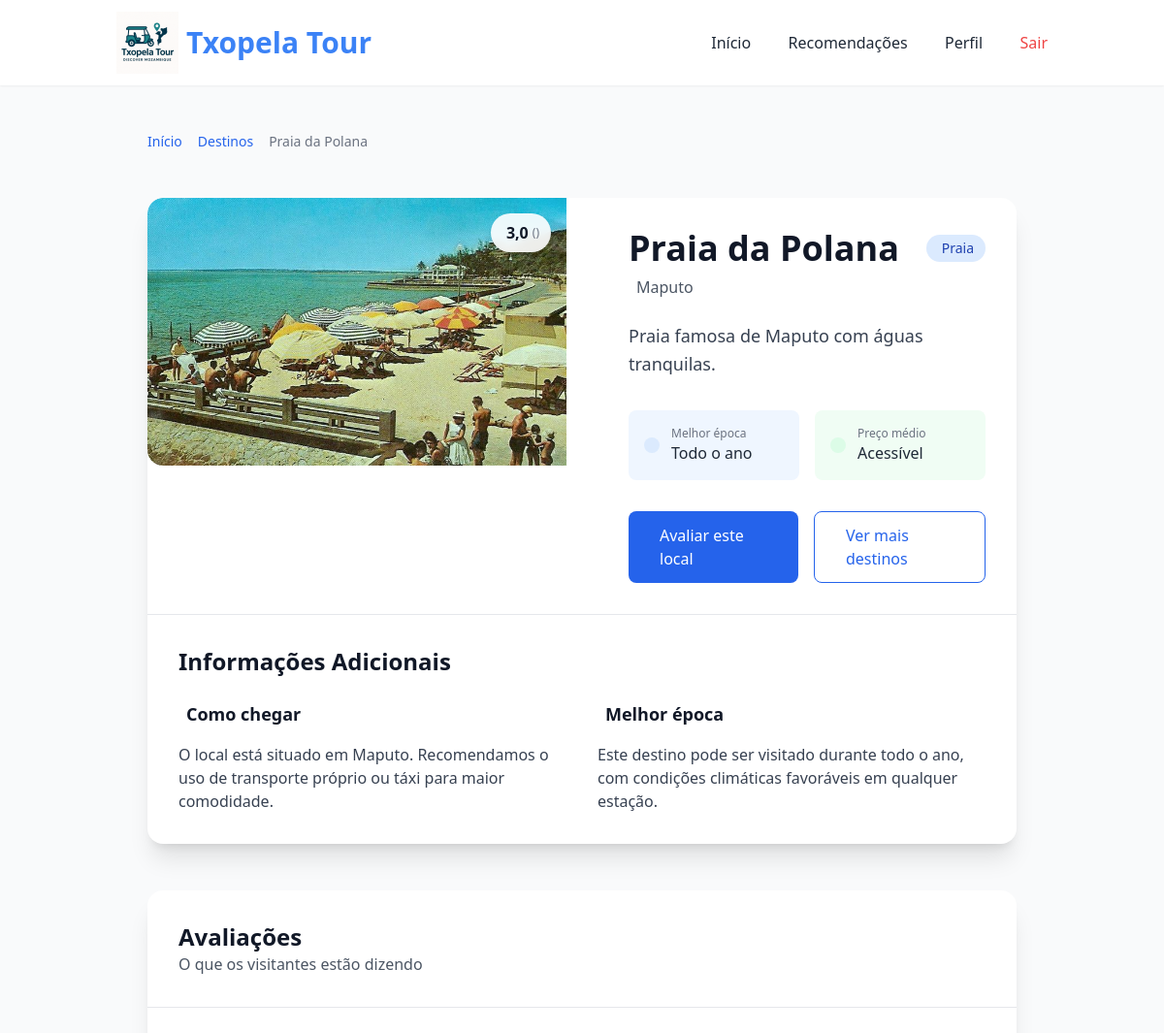
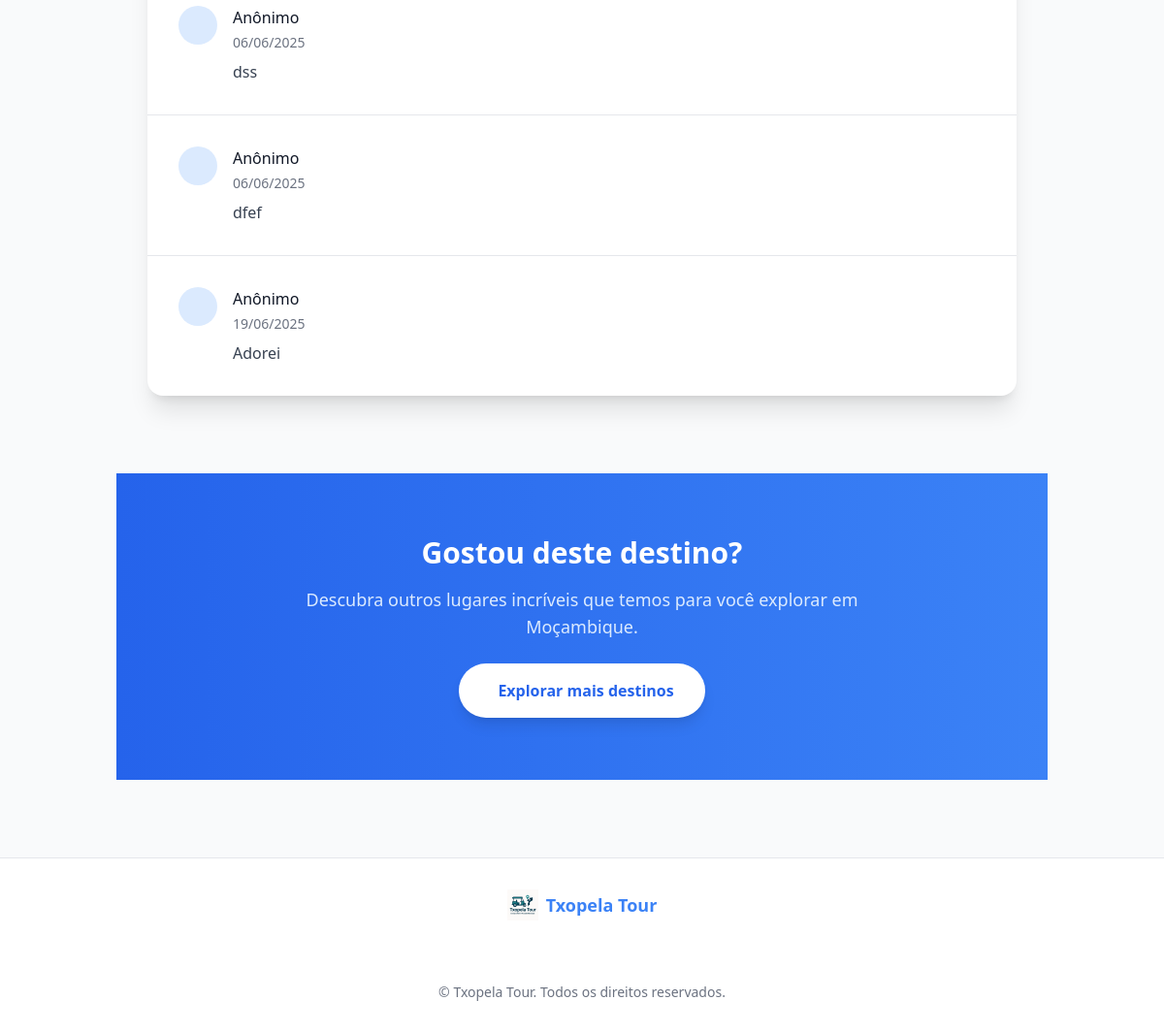
The app's page /lugar/1/ (signed in) with its own data (2 pictures, top to bottom).
### turismo/models.py (models this page shows, shortened)
class PontoTuristico(models.Model):
    nome = models.CharField(max_length=100)
    descricao = models.TextField()
    localizacao = models.CharField(max_length=200)
    imagem = models.ImageField(upload_to='pontos/', null=True, blank=True)
    data_cadastro = models.DateTimeField(auto_now_add=True)
    categoria = models.CharField(max_length=100, blank=True, null=True)
    @property
    def media_avaliacoes(self):
        avg = self.avaliacoes.aggregate(Avg('nota'))['nota__avg']
        return round(avg, 1) if avg is not None else "Ainda sem avaliações"

class Avaliacao(models.Model):
    visitante = models.ForeignKey(
        settings.AUTH_USER_MODEL,
        on_delete=models.CASCADE,
        limit_choices_to={'perfilusuario__tipo': 'visitante'}
    )
    lugar = models.ForeignKey(PontoTuristico, on_delete=models.CASCADE, related_name='avaliacoes')
    nota = models.IntegerField(choices=[(i, str(i)) for i in range(1, 6)])
    comentario = models.TextField(blank=True, null=True)  # Made optional
    data_avaliacao = models.DateTimeField(auto_now_add=True)

### turismo/views.py (the view)
# urls.py: path('lugar/<int:lugar_id>/', views.detalhe_ponto, name='detalhe_ponto'),
def detalhe_ponto(request, lugar_id):
    lugar = get_object_or_404(PontoTuristico, id=lugar_id)
    avaliacoes = Avaliacao.objects.filter(lugar=lugar)
    return render(request, 'turismo/detalhe_ponto.html', {
        'lugar': lugar,
        'avaliacoes': avaliacoes,
    })

### turismo/templates/turismo/detalhe_ponto.html (shortened to what this page needs)
{% extends 'turismo/base.html' %}
{% load static %}
{% block content %}
<nav class="container mx-auto px-4 sm:px-6 lg:px-8 py-4">
  <ol class="flex items-center space-x-2 text-sm">
    <li>
      <a href="{% url 'turismo:home' %}" class="text-blue-600 hover:underline">Início</a>
    </li>
    <li>
      <a href="{% url 'turismo:recomendacoes' %}" class="text-blue-600 hover:underline">Destinos</a>
    </li>
    <li class="text-gray-500 truncate max-w-xs">{{ lugar.nome }}</li>
  </ol>
</nav>
<main class="container mx-auto px-4 sm:px-6 lg:px-8 py-8">
  <div class="bg-white rounded-2xl shadow-xl overflow-hidden">
    <div class="grid grid-cols-1 lg:grid-cols-2 gap-8">
      <div class="relative">
        {% if lugar.imagem %}
        <div class="aspect-w-16 aspect-h-12 overflow-hidden rounded-t-2xl lg:rounded-l-2xl lg:rounded-tr-none">
          <img
            src="{{ lugar.imagem.url }}"
            class="w-full h-full object-cover transition-all duration-500 hover:scale-105"
            alt="{{ lugar.nome }}"
            loading="lazy"
          />
        </div>
        {% else %}
        <div class="flex flex-col items-center justify-center bg-gray-100 text-gray-500 h-96 rounded-t-2xl lg:rounded-l-2xl lg:rounded-tr-none">
          <i class="ph ph-image text-5xl mb-4"></i>
          <span class="text-lg font-medium">Sem imagem disponível</span>
        </div>
        {% endif %}
        {% if lugar.media_avaliacoes %}
        <div class="absolute top-4 right-4 bg-white/90 backdrop-blur-sm px-3 py-2 rounded-full shadow-md flex items-center">
          <span class="font-semibold text-gray-900">{{ lugar.media_avaliacoes|floatformat:1 }}</span>
          <span class="text-xs text-gray-500 ml-1">({{ lugar.total_avaliacoes }})</span>
        </div>
        {% endif %}
      </div>
      <div class="p-6 sm:p-8">
        <div class="mb-6">
          <div class="flex items-center justify-between">
            <h1 class="text-3xl sm:text-4xl font-bold text-gray-900">{{ lugar.nome }}</h1>
            <span class="inline-flex items-center px-3 py-1 rounded-full text-sm font-medium bg-blue-100 text-blue-800">
               {{ lugar.categoria }}
            </span>
          </div>
          <div class="flex items-center mt-2 text-gray-600">
            <span>{{ lugar.localizacao }}</span>
          </div>
        </div>
        <div class="prose max-w-none text-gray-700 mb-8">
          <p class="text-lg leading-relaxed">{{ lugar.descricao }}</p>
        </div>
        <div class="grid grid-cols-2 gap-4 mb-8">
          <div class="bg-blue-50 p-4 rounded-lg">
            <div class="flex items-center">
              <div class="p-2 bg-blue-100 rounded-full mr-3">
              </div>
              <div>
                <p class="text-xs text-gray-500">Melhor época</p>
                <p class="font-medium">Todo o ano</p>
              </div>
            </div>
          </div>
          <div class="bg-green-50 p-4 rounded-lg">
            <div class="flex items-center">
              <div class="p-2 bg-green-100 rounded-full mr-3">
              </div>
              <div>
                <p class="text-xs text-gray-500">Preço médio</p>
                <p class="font-medium">Acessível</p>
              </div>
            </div>
          </div>
        </div>
        <div class="flex flex-col sm:flex-row gap-4">
          <a href="{% url 'turismo:avaliar' lugar.id %}"
             class="flex-1 flex items-center justify-center gap-2 bg-blue-600 hover:bg-blue-700 text-white px-6 py-3 rounded-lg font-medium transition-colors duration-300">
             Avaliar este local
          </a>
          <a href="{% url 'turismo:recomendacoes' %}"
             class="flex-1 flex items-center justify-center gap-2 bg-white border border-blue-600 text-blue-600 hover:bg-blue-50 px-6 py-3 rounded-lg font-medium transition-colors duration-300">
             Ver mais destinos
          </a>
        </div>
      </div>
    </div>
    <div class="border-t border-gray-200 p-6 sm:p-8">
      <h2 class="text-2xl font-bold text-gray-900 mb-6">Informações Adicionais</h2>
      <div class="grid grid-cols-1 md:grid-cols-2 gap-8">
        <div>
          <h3 class="flex items-center text-lg font-semibold text-gray-900 mb-4">
             Como chegar
          </h3>
          <p class="text-gray-700">
            O local está situado em {{ lugar.localizacao }}. Recomendamos o uso de transporte próprio ou táxi para maior comodidade.
          </p>
        </div>
        <div>
          <h3 class="flex items-center text-lg font-semibold text-gray-900 mb-4">
             Melhor época
          </h3>
          <p class="text-gray-700">
            Este destino pode ser visitado durante todo o ano, com condições climáticas favoráveis em qualquer estação.
          </p>
        </div>
      </div>
    </div>
  </div>
  {% if avaliacoes %}
  <div class="mt-12 bg-white rounded-2xl shadow-xl overflow-hidden">
    <div class="p-6 sm:p-8 border-b border-gray-200">
      <h2 class="text-2xl font-bold text-gray-900">Avaliações</h2>
      <p class="text-gray-600">O que os visitantes estão dizendo</p>
    </div>
    <div class="divide-y divide-gray-200">
      {% for avaliacao in avaliacoes %}
      <div class="p-6 sm:p-8">
        <div class="flex items-start">
          <div class="flex-shrink-0">
            <div class="h-10 w-10 rounded-full bg-blue-100 flex items-center justify-center text-blue-600">
            </div>
          </div>
          <div class="ml-4 flex-1">
            <div class="flex items-center justify-between">
              <h4 class="font-medium text-gray-900">
                {{ avaliacao.usuario.username|default:"Anônimo" }}
              </h4>
            </div>
            <div class="mt-1 text-sm text-gray-500">
              {{ avaliacao.data_avaliacao|date:"d/m/Y" }}
            </div>
            <div class="mt-2 text-gray-700">
              <p>{{ avaliacao.comentario }}</p>
            </div>
          </div>
        </div>
      </div>
      {% endfor %}
    </div>
  </div>
  {% endif %}
</main>
<section class="bg-gradient-to-r from-blue-600 to-blue-500 py-12 sm:py-16 mt-12">
  <div class="container mx-auto px-4 sm:px-6 lg:px-8 text-center">
    <h2 class="text-2xl sm:text-3xl font-bold text-white mb-4">
      Gostou deste destino?
    </h2>
    <p class="text-lg text-blue-100 max-w-2xl mx-auto mb-6">
      Descubra outros lugares incríveis que temos para você explorar em Moçambique.
    </p>
    <a href="{% url 'turismo:recomendacoes' %}"
       class="inline-flex items-center justify-center gap-2 bg-white text-blue-600 hover:bg-gray-100 px-6 py-3 sm:px-8 sm:py-4 rounded-full font-semibold transition-all duration-300 transform hover:scale-105 shadow-lg">
       Explorar mais destinos
    </a>
  </div>
</section>
{% endblock %}

### records on screen
PontoTuristico: nome "Praia da Polana", imagem (picture), media_avaliacoes "3,0", categoria "Praia", localizacao "Maputo", descricao "Praia famosa de Maputo com águas tranquilas."
Avaliacao: usuario.username "Anônimo", data_avaliacao "06/06/2025", comentario "dss"
Avaliacao: usuario.username "Anônimo", data_avaliacao "06/06/2025", comentario "dfef"
Avaliacao: usuario.username "Anônimo", data_avaliacao "19/06/2025", comentario "Adorei"
